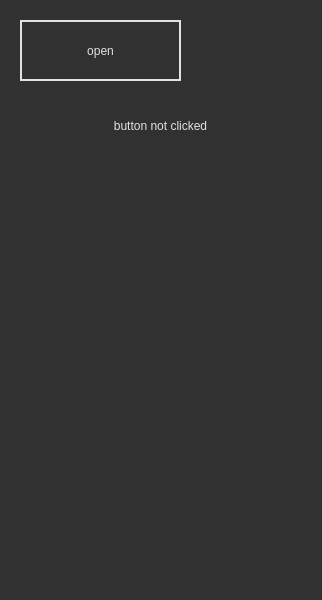
<?xml version="1.0" encoding="UTF-8"?>
<ui version="4.0">
 <class>MainWindow</class>
 <widget class="QMainWindow" name="MainWindow">
  <property name="geometry">
   <rect>
    <x>0</x>
    <y>0</y>
    <width>322</width>
    <height>600</height>
   </rect>
  </property>
  <property name="windowTitle">
   <string>MainWindow</string>
  </property>
  <property name="styleSheet">
   <string notr="true">* {
	font: 12pt &quot;Candara&quot;;
	color: rgb(225, 225, 225);
/*	background-color: rgb(39, 39, 52);*/
	background-color: rgb(49, 49, 49);
}

#btnOpen {
	border: 2px solid #e1e1e1;
	padding-right: 10px;
	padding-left: 10px;
}

#fftWidget, #histoWidget, #imageview {
/*	background-color: rgb(176, 187, 255);*/
/*	background-color: rgb(4, 144, 145);*/
	background-color: #e1e1e1;
}

#filterSize::handle:horizontal {
	background: #e1e1e1;
    border: 1px solid rgb(49, 49, 49);
    width: 10px;
    margin: -2px 0;
    border-radius: 5px;
}

#label_3, #label_2 {
	background: None;
	padding-left: 7px;
}</string>
  </property>
  <widget class="QWidget" name="centralwidget">
   <widget class="QPushButton" name="btnOpen">
    <property name="geometry">
     <rect>
      <x>20</x>
      <y>20</y>
      <width>161</width>
      <height>61</height>
     </rect>
    </property>
    <property name="text">
     <string>open</string>
    </property>
   </widget>
   <widget class="QLabel" name="labelCheck">
    <property name="geometry">
     <rect>
      <x>60</x>
      <y>100</y>
      <width>201</width>
      <height>51</height>
     </rect>
    </property>
    <property name="text">
     <string>button not clicked</string>
    </property>
    <property name="alignment">
     <set>Qt::AlignCenter</set>
    </property>
   </widget>
  </widget>
  <widget class="QMenuBar" name="menubar">
   <property name="geometry">
    <rect>
     <x>0</x>
     <y>0</y>
     <width>322</width>
     <height>30</height>
    </rect>
   </property>
  </widget>
  <widget class="QStatusBar" name="statusbar"/>
 </widget>
 <resources/>
 <connections/>
</ui>
